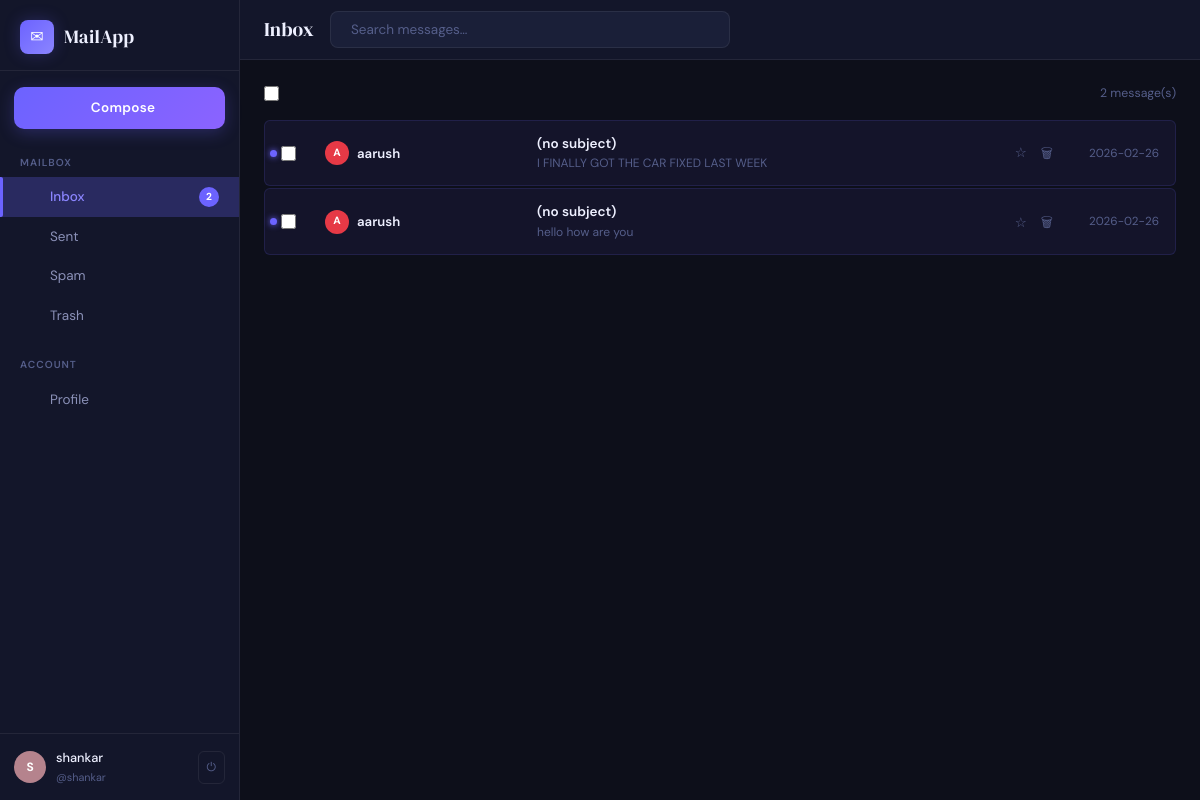
Screenshot of /inbox (signed in) with the database file from the repository.
### tables this page shows
CREATE TABLE messages (
    id                  INTEGER PRIMARY KEY AUTOINCREMENT,
    thread_id           INTEGER,
    sender_id           INTEGER NOT NULL REFERENCES users(id) ON DELETE CASCADE,
    recipient_id        INTEGER NOT NULL REFERENCES users(id) ON DELETE CASCADE,
    subject             TEXT    NOT NULL DEFAULT '(no subject)',
    body                TEXT    NOT NULL DEFAULT '',
    folder              TEXT    NOT NULL DEFAULT 'inbox',
    is_read             INTEGER NOT NULL DEFAULT 0,
    is_starred          INTEGER NOT NULL DEFAULT 0,
    attachment          TEXT,
    sent_at             DATETIME DEFAULT CURRENT_TIMESTAMP,
    deleted_at          DATETIME,
    -- ── ML moderation columns (new) ──────────────────────────────────────────
    spam_flag           INTEGER NOT NULL DEFAULT 0,
    spam_probability    REAL    NOT NULL DEFAULT 0.0,
    ham_probability     REAL    NOT NULL DEFAULT 0.0,
    spam_confidence     REAL    NOT NULL DEFAULT 0.0,
    vulgar_probability  REAL    NOT NULL DEFAULT 0.0,
    is_vulgar           INTEGER NOT NULL DEFAULT 0,
    is_blocked          INTEGER NOT NULL DEFAULT 0,
    moderation_reason   TEXT
);

CREATE TABLE users (
    id            INTEGER PRIMARY KEY AUTOINCREMENT,
    username      TEXT    NOT NULL UNIQUE COLLATE NOCASE,
    email         TEXT    NOT NULL UNIQUE COLLATE NOCASE,
    password_hash TEXT    NOT NULL,
    display_name  TEXT,
    avatar_color  TEXT    DEFAULT '#6c63ff',
    created_at    DATETIME DEFAULT CURRENT_TIMESTAMP,
    last_login    DATETIME
);

### routes/mail.py (the view)
@mail_bp.route("/inbox")
@login_required
def inbox():
    return _render_folder("inbox", session["user_id"])

### database.py (called while the page is built)
def get_db():
    if "db" not in g:
        db_path = current_app.config["DATABASE_URI"].replace("sqlite:///", "")
        g.db = sqlite3.connect(db_path, detect_types=sqlite3.PARSE_DECLTYPES)
        g.db.row_factory = sqlite3.Row          # access columns by name
        g.db.execute("PRAGMA foreign_keys = ON") # enforce FK constraints
    return g.db

### routes/mail.py (called while the page is built)
def login_required(f):
    @wraps(f)
    def decorated(*args, **kwargs):
        if "user_id" not in session:
            flash("Please log in to continue.", "info")
            return redirect(url_for("auth.login"))
        return f(*args, **kwargs)
    return decorated

def _folder_counts(user_id):
    db = get_db()
    rows = db.execute(
        """SELECT folder, COUNT(*) as cnt
           FROM messages
           WHERE recipient_id=? AND is_read=0 AND deleted_at IS NULL
             AND folder IN ('inbox','spam')
           GROUP BY folder""",
        (user_id,)
    ).fetchall()
    counts = {"inbox": 0, "sent": 0, "spam": 0, "trash": 0}
    for r in rows:
        counts[r["folder"]] = r["cnt"]
    return counts

### templates/mailbox.html (shortened to what this page needs)
{% extends "base.html" %}
{% set folder_labels = {'inbox': 'Inbox', 'sent': 'Sent', 'spam': 'Spam', 'trash': 'Trash'} %}
{% set active_folder = folder %}
{% block topbar_title %}{{ folder_labels[folder] }}{% endblock %}
{% block content %}
<form method="POST" action="{{ url_for('mail.bulk_action') }}" id="bulkForm">
  <div class="toolbar">
    <div class="toolbar-left">
      <input type="checkbox" id="selectAll" title="Select all" style="width:15px;height:15px;accent-color:var(--accent)">
    </div>
    <div class="toolbar-right">
      <span class="count-info">
        {% if q %}
          {{ total }} result(s) for "<em>{{ q }}</em>"
          &nbsp;<a href="{{ url_for('mail.' + folder) }}" class="text-muted" style="font-size:.8rem">✕ clear</a>
        {% else %}
          {{ total }} message(s)
        {% endif %}
      </span>
    </div>
  </div>
  {% if messages %}
    <div class="message-list">
      {% for msg in messages %}
        {% set is_sender = (msg.sender_id == session.user_id) %}
        {% set other_person = msg.recipient_display or msg.recipient_username if is_sender else msg.sender_display or msg.sender_username %}
        {% set other_color  = '#6c63ff' if is_sender else (msg.sender_color or '#6c63ff') %}
        <div class="message-row {% if not msg.is_read and not is_sender %}unread{% endif %} {% if msg.is_starred %}starred{% endif %}"
             style="position:relative"
             onclick="location.href='{{ url_for('mail.view_message', msg_id=msg.id) }}'">
          {% if not msg.is_read and not is_sender %}
            <span class="unread-dot"></span>
          {% endif %}
          <div class="msg-checkbox" onclick="event.stopPropagation()">
            <input type="checkbox" name="msg_ids" value="{{ msg.id }}"
                   class="msg-check" id="chk{{ msg.id }}" />
          </div>
          <div class="msg-from">
            <div class="d-flex align-center gap-8">
              <div class="avatar-sm" style="background:{{ other_color }};width:24px;height:24px;font-size:.7rem">
                {{ other_person[0].upper() if other_person else '?' }}
              </div>
              {{ other_person or '(unknown)' }}
            </div>
          </div>
          <div class="msg-preview">
            <span class="msg-subject">
              {{ msg.subject }}
            </span>
            <span class="msg-snippet">{{ (msg.body or '')[:80] }}</span>
          </div>
          <div class="msg-icons" onclick="event.stopPropagation()">
            <form method="POST" action="{{ url_for('mail.toggle_star', msg_id=msg.id) }}" style="display:inline">
              <button class="star-btn" type="submit" title="{{ 'Unstar' if msg.is_starred else 'Star' }}">
                {{ '⭐' if msg.is_starred else '☆' }}
              </button>
            </form>
            <form method="POST" action="{{ url_for('mail.delete_message', msg_id=msg.id) }}" style="display:inline">
              <button class="icon-btn" type="submit" title="{{ 'Delete permanently' if folder == 'trash' else 'Move to trash' }}"
                      {% if folder == 'trash' %}onclick="return confirm('Permanently delete this message?')"{% endif %}>
                🗑
              </button>
            </form>
          </div>
          <div class="msg-time">
            {{ msg.sent_at[:10] if msg.sent_at else '' }}
          </div>
        </div>
      {% endfor %}
    </div>
  {% endif %}
</form>
{% endblock %}

### templates/base.html (shortened to what this page needs)
<!DOCTYPE html>
<html lang="en">
<head>
  <link rel="stylesheet" href="{{ url_for('static', filename='css/style.css') }}" />
</head>
<body>
{% if session.get('user_id') %}
<div class="app-shell">
  <nav class="sidebar" id="sidebar">
    <div class="sidebar-logo">
      <div class="logo-icon">✉</div>
      <span>MailApp</span>
    </div>
    <div class="sidebar-compose">
      <a href="{{ url_for('mail.compose') }}" class="btn-compose">
        &nbsp; Compose
      </a>
    </div>
    <div class="sidebar-nav">
      <div class="nav-label">Mailbox</div>
      <a href="{{ url_for('mail.inbox') }}"
         class="nav-item {% if active_folder == 'inbox' %}active{% endif %}">
        Inbox
        {% if folder_counts and folder_counts.inbox > 0 %}
          <span class="badge" id="inboxBadge">{{ folder_counts.inbox }}</span>
        {% else %}
          <span class="badge" id="inboxBadge" style="display:none"></span>
        {% endif %}
      </a>
      <a href="{{ url_for('mail.sent') }}"
         class="nav-item {% if active_folder == 'sent' %}active{% endif %}">
         Sent
      </a>
      <a href="{{ url_for('mail.spam') }}"
         class="nav-item {% if active_folder == 'spam' %}active{% endif %}">
        Spam
      </a>
      <a href="{{ url_for('mail.trash') }}"
         class="nav-item {% if active_folder == 'trash' %}active{% endif %}">
         Trash
      </a>
      <div class="nav-label" style="margin-top:8px">Account</div>
      <a href="{{ url_for('mail.profile') }}"
         class="nav-item {% if active_folder == 'profile' %}active{% endif %}">
         Profile
      </a>
    </div>
    <div class="sidebar-footer">
      <div class="avatar-sm"
           style="background:{{ session.get('avatar_color','#6c63ff') }}">
        {{ (session.get('display_name') or session.get('username','?'))[0].upper() }}
      </div>
      <div class="user-info">
        <div class="name">{{ session.get('display_name') or session.get('username') }}</div>
        <div class="email">@{{ session.get('username') }}</div>
      </div>
      <a href="{{ url_for('auth.logout') }}" class="btn-logout" title="Logout">⏻</a>
    </div>
  </nav>
  <div class="main-content">
    <header class="topbar">
      <h2 class="topbar-title">{% block topbar_title %}{% endblock %}</h2>
      {% block topbar_search %}
      <form class="topbar-search" method="GET" action="{{ request.path }}">
        <input type="text" name="q" placeholder="Search messages…"
               value="{{ request.args.get('q', '') }}" autocomplete="off" />
      </form>
      {% endblock %}
    </header>
    <div class="page-body">
      {% block content %}{% endblock %}
    </div>
  </div>
</div>
{% endif %}
</body>
</html>

### rows the page displays
messages: is_read 0 (drawn), subject "(no subject)", body "I FINALLY GOT THE CAR FIXED LAST WEEK", is_starred "☆", sent_at "2026-02-26"
users: display_name "A", display_name "aarush"
messages: is_read 0 (drawn), subject "(no subject)", body "hello how are you", is_starred "☆", sent_at "2026-02-26"

### other values shown
{{ folder_counts.inbox }} "2"
{{ session.get('display_name') or session.get('username') }} "shankar"
{{ session.get('username') }} "shankar"
{{ folder_labels[folder] }} "Inbox"
{{ total }} "2"
